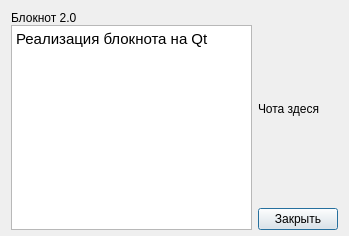
<?xml version="1.0" encoding="UTF-8"?>
<ui version="4.0">
 <class>aboutWidget</class>
 <widget class="QWidget" name="aboutWidget">
  <property name="geometry">
   <rect>
    <x>0</x>
    <y>0</y>
    <width>349</width>
    <height>236</height>
   </rect>
  </property>
  <property name="windowTitle">
   <string>Form</string>
  </property>
  <property name="layoutDirection">
   <enum>Qt::LeftToRight</enum>
  </property>
  <property name="autoFillBackground">
   <bool>false</bool>
  </property>
  <layout class="QGridLayout" name="gridLayout">
   <property name="sizeConstraint">
    <enum>QLayout::SetDefaultConstraint</enum>
   </property>
   <property name="bottomMargin">
    <number>6</number>
   </property>
   <property name="horizontalSpacing">
    <number>6</number>
   </property>
   <property name="verticalSpacing">
    <number>1</number>
   </property>
   <item row="0" column="0" rowspan="2">
    <layout class="QVBoxLayout" name="verticalLayout">
     <item>
      <widget class="QLabel" name="label">
       <property name="text">
        <string>Блокнот 2.0</string>
       </property>
      </widget>
     </item>
     <item>
      <widget class="QTextBrowser" name="textBrowser">
       <property name="html">
        <string>&lt;!DOCTYPE HTML PUBLIC &quot;-//W3C//DTD HTML 4.0//EN&quot; &quot;http://www.w3.org/TR/REC-html40/strict.dtd&quot;&gt;
&lt;html&gt;&lt;head&gt;&lt;meta name=&quot;qrichtext&quot; content=&quot;1&quot; /&gt;&lt;style type=&quot;text/css&quot;&gt;
p, li { white-space: pre-wrap; }
&lt;/style&gt;&lt;/head&gt;&lt;body style=&quot; font-family:'DejaVu Sans'; font-size:12pt; font-weight:400; font-style:normal;&quot;&gt;
&lt;p style=&quot; margin-top:0px; margin-bottom:0px; margin-left:0px; margin-right:0px; -qt-block-indent:0; text-indent:0px;&quot;&gt;&lt;span style=&quot; font-family:'Nimbus Sans L'; font-size:11pt;&quot;&gt;Реализация блокнота на Qt&lt;/span&gt;&lt;/p&gt;
&lt;p style=&quot;-qt-paragraph-type:empty; margin-top:0px; margin-bottom:0px; margin-left:0px; margin-right:0px; -qt-block-indent:0; text-indent:0px; font-family:'Nimbus Sans L'; font-size:11pt;&quot;&gt;&lt;br /&gt;&lt;/p&gt;&lt;/body&gt;&lt;/html&gt;</string>
       </property>
      </widget>
     </item>
    </layout>
   </item>
   <item row="0" column="1">
    <widget class="QLabel" name="label_2">
     <property name="text">
      <string>Чота здеся</string>
     </property>
    </widget>
   </item>
   <item row="1" column="1">
    <widget class="QPushButton" name="pushButton">
     <property name="text">
      <string>Закрыть</string>
     </property>
     <property name="autoDefault">
      <bool>true</bool>
     </property>
     <property name="default">
      <bool>true</bool>
     </property>
    </widget>
   </item>
  </layout>
 </widget>
 <resources/>
 <connections/>
</ui>
